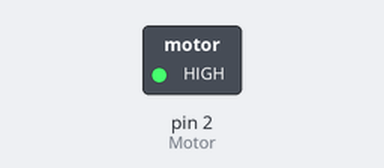
A sketch run on a simulated Arduino Uno, built with avr-gcc and run on an emulated ATmega328P. Shown: switched loads named in the sketch (green lamp = pin HIGH). What the sketch prints to the serial monitor is not drawn.

Above: at 0.1 s.
Timing chart, 0 to 1.6 s (numbered marks = the images above):
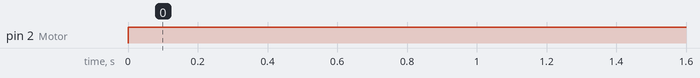

The sketch:

DC_Motor.ino
```cpp
int Motor = 2;  // Pin where the Motor is connected

void setup() {
  // getting output from digital pin 2
  pinMode(Motor, OUTPUT);
  // Start the serial communication at 9600 baud rate
  Serial.begin(9600);
}

void loop() {
  // Turn on the Motor
  digitalWrite(Motor, HIGH);
  // Print a message to the serial monitor to confirm the Motor is on
  Serial.println("Motor is ON");
  // Delay to avoid flooding the serial monitor with too many message
  delay(1000);
}
```

Measured:
- by itself, pin 2 (Motor): LOW → HIGH at 0.00 s
